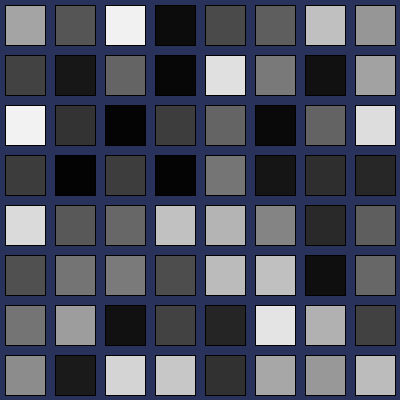
Frame 1 (no input)
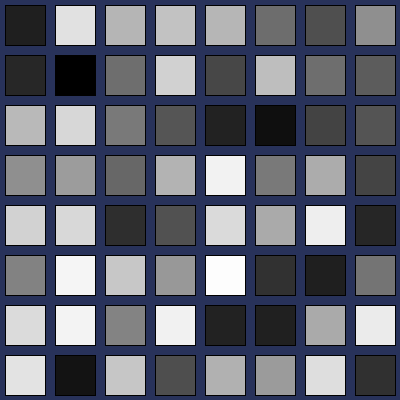
Frame 60 (the mouse pressed at the canvas centre just before this capture)
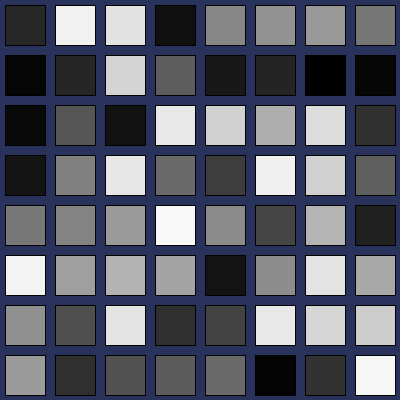
Frame 120 (the mouse held since frame 60 and released just before this capture)

The Processing sketch that drew these frames (run headless with seeded random() and noise(); from frame 60 on, the mouse is pressed at the canvas centre):

// Processing sketch: Grid_5
// ── Grid_5.pde
void setup(){

size(400,400);
background(40, 50, 90);

}

void draw(){
  float x=0;
  while(x<width){
    float y=0;
    while(y<height){
      fill(random(0,255));
      rect(x+5,y+5,40, 40);
      y=y+50;
    }
    x=x+50;
  
  
  }
}
